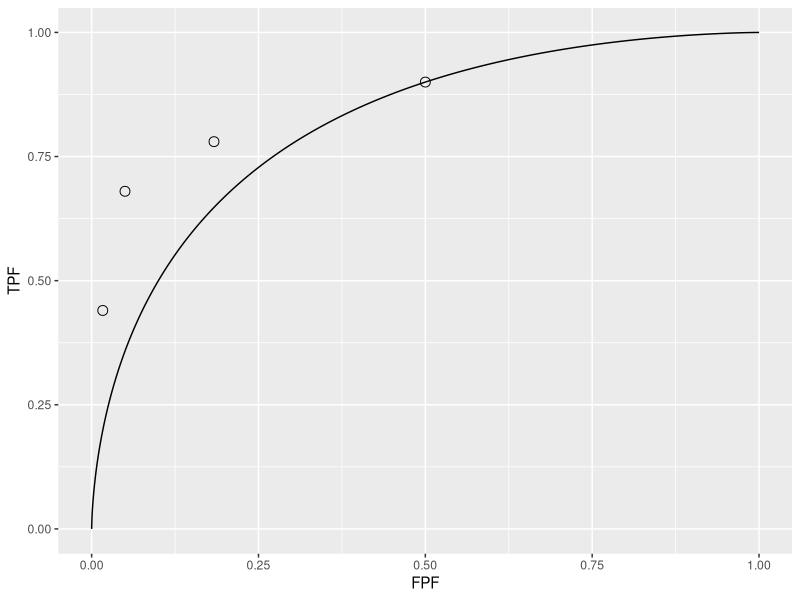
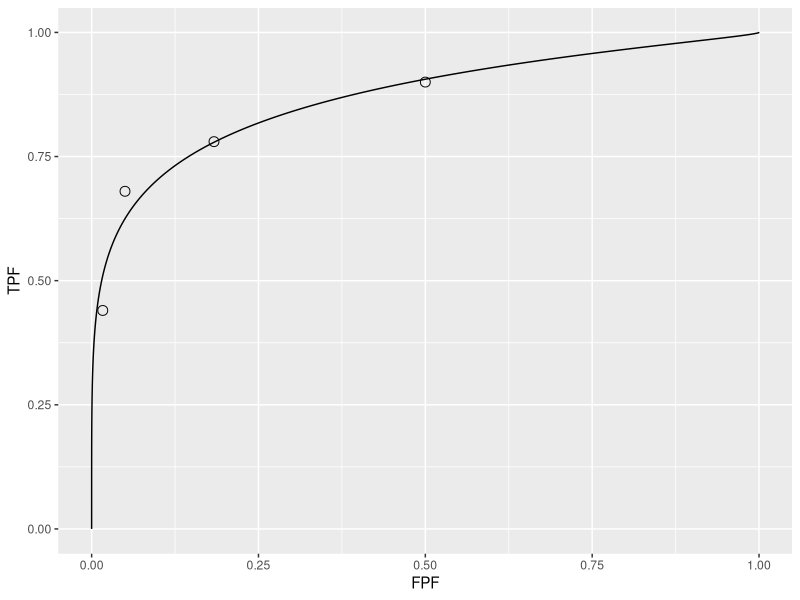

Here is the R script that generated these plots, in order:
## ---- chunk 1
  knitr::opts_chunk$set(
  collapse = TRUE,
  comment = "#>"
  )
  library(kableExtra)
  library(ggplot2)
## ---- chunk 2
plotROC <- function (mu, sigma, FPF, TPF)
{
  zeta <- seq(- mu - 2,+ mu + 2,0.01)
  fpf <- array(dim = length(zeta))
  tpf <- array(dim = length(zeta))
  for (i in 1:length(zeta)) {
    fpf[i] <- pnorm(-zeta[i])
    tpf[i] <- pnorm((mu -zeta[i])/sigma) 
  }
  curveData <- data.frame(FPF = c(1, fpf, 0), TPF = c(1, tpf, 0))
  pointsData <- data.frame(FPF = FPF, TPF = TPF)
  rocPlot <- ggplot(mapping = aes(x = FPF, y = TPF)) + geom_line(data = curveData) + geom_point(data = pointsData, shape = 1, size = 3)
  print(rocPlot)
}
## ---- chunk 3
Ktr = array(dim = c(2,5))
Ktr[1,]  <- c(30,19,8,2,1) # Table 4.2.1
Ktr[2,]  <- c(5,6,5,12,22)
df <- as.data.frame(Ktr)
colnames(df) <- c("1","2","3","4","5")
rownames(df) <- c("non-diseased","diseased")
## ---- chunk 4
knitr::kable(df, caption = "Representative counts table.")
## ---- chunk 5
options(digits=3)
R <- length(Ktr[1,]) -1 # number of op points; 4
OpPts <- array(0,dim = c(2,R+1))
for (r in (R+1):2) {
  OpPts[1,(R+2)-r] <- sum(Ktr[1, r:(R+1)])/sum(Ktr[1,])
  OpPts[2,(R+2)-r] <- sum(Ktr[2, r:(R+1)])/sum(Ktr[2,])    
}
OpPts[,R+1] <- 1
df <- as.data.frame(OpPts)
colnames(df) <- c("$r\\ge 5$","$r\\ge 4$","$r\\ge 3$","$r\\ge 2$","$r\\ge 1$")
rownames(df) <- c("FPF","TPF")
## ---- chunk 6
knitr::kable(df, caption = "Computation of operating points from cell counts.", escape = FALSE)
## ---- chunk 7
options(digits = 3)
FPF <- array(0,dim = R)
TPF <- array(0,dim = R)

for (r in (R+1):2) {
  FPF[(R+2)-r] <- sum(Ktr[1, r:(R+1)])/sum(Ktr[1,])
  TPF[(R+2)-r] <- sum(Ktr[2, r:(R+1)])/sum(Ktr[2,])    
}

cat("FPF =", "\n")
cat(FPF, "\n")
cat("TPF = ", "\n")
cat(TPF, "\n")
mu <- qnorm(.5)+qnorm(.9);sigma <- 1
Az <- pnorm(mu/sqrt(2))
cat("uppermost point based estimate of mu = ", mu, "\n")
cat("corresponding estimate of Az = ", Az, "\n")
cat("showing observed operating points and equal variance model fitted ROC curve", "\n")
plotROC (mu, sigma, FPF, TPF)
## ---- chunk 8
qnorm(1-0.5)
mu-qnorm(0.9)
## ---- chunk 9
mu <- 2.17;sigma <- 1.65
Az <- pnorm(mu/sqrt(1+sigma^2))
plotROC (mu, sigma, FPF, TPF)
cat("binormal unequal variance model estimate of Az = ", Az, "\n")
cat("showing observed operating points and unequal variance model fitted ROC curve", "\n")
